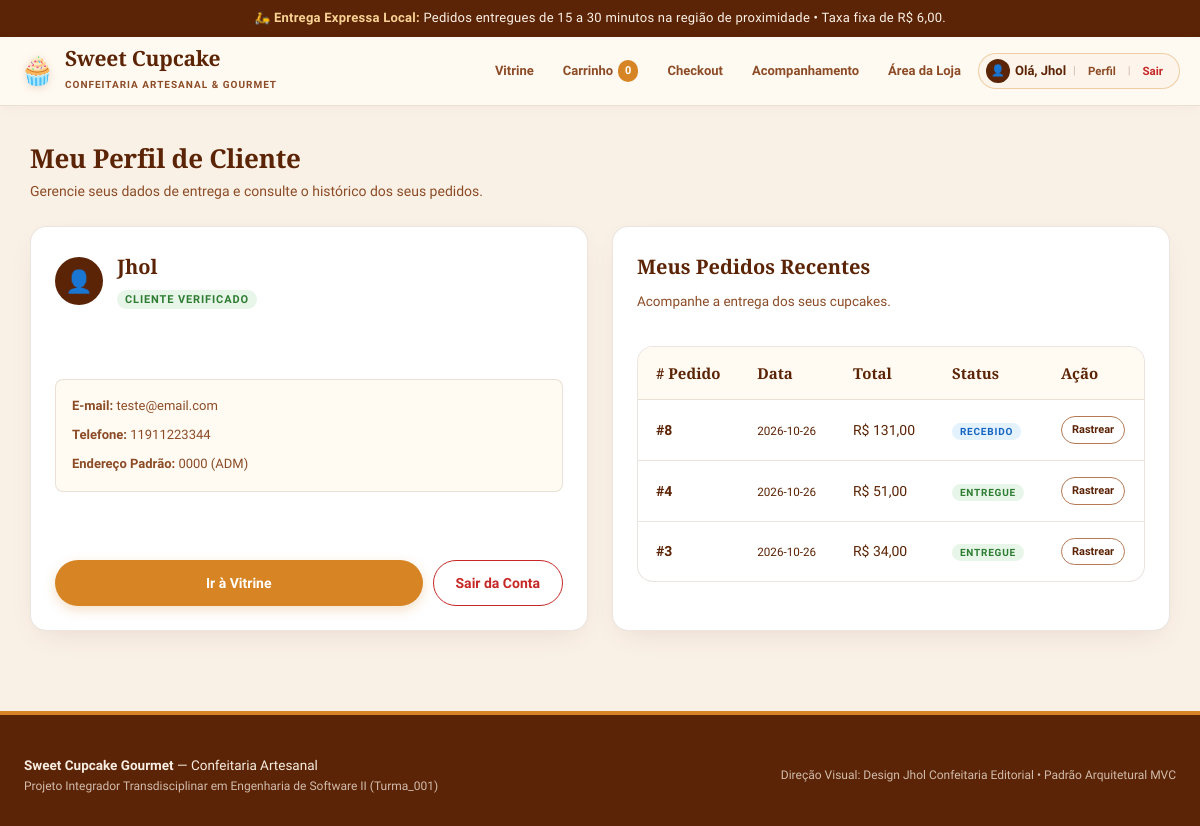
Page /conta (signed in) on the earlier database version.
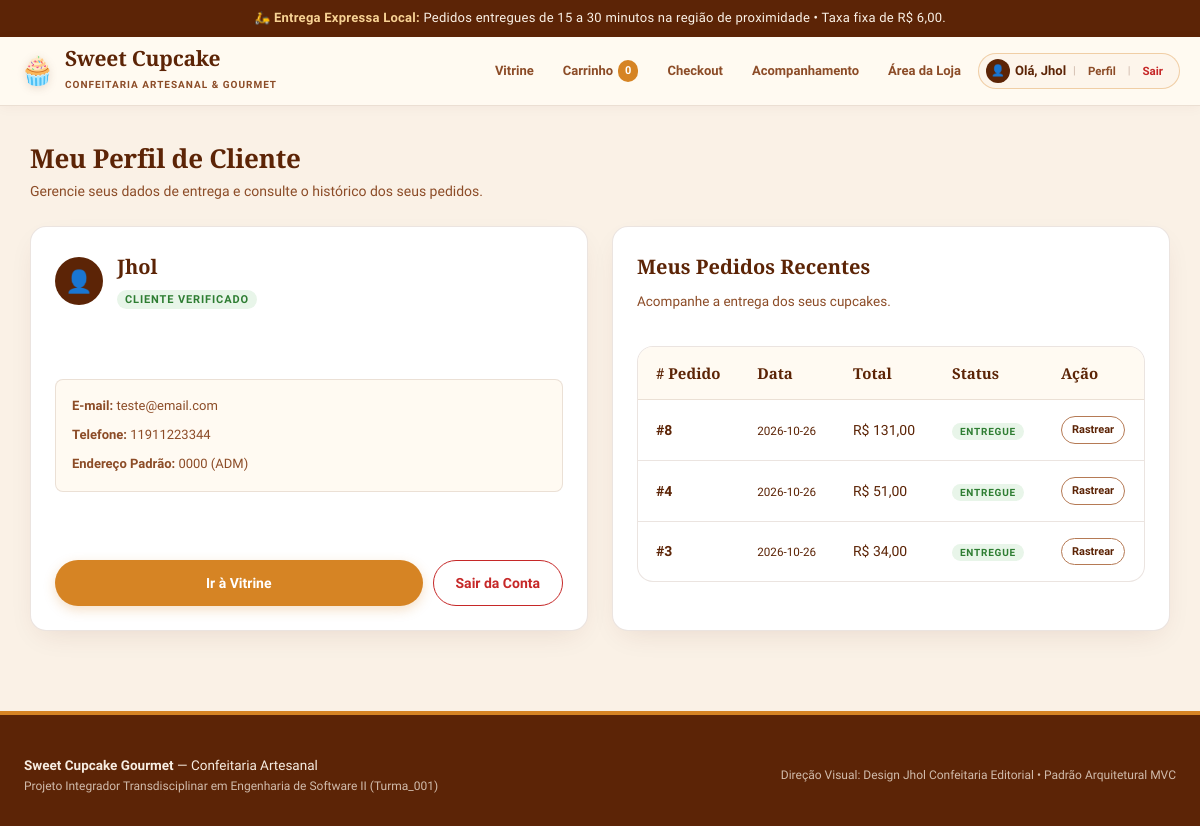
Same page on the later database version.
### tables this page shows
CREATE TABLE pedidos (
    id INTEGER PRIMARY KEY AUTOINCREMENT,
    cliente_id INTEGER NOT NULL,
    data_pedido DATETIME DEFAULT CURRENT_TIMESTAMP,
    valor_produtos DECIMAL(10, 2) NOT NULL CHECK (valor_produtos >= 0),
    taxa_entrega DECIMAL(10, 2) NOT NULL DEFAULT 6.00 CHECK (taxa_entrega >= 0),
    valor_total DECIMAL(10, 2) NOT NULL CHECK (valor_total > 0),
    forma_pagamento VARCHAR(20) NOT NULL CHECK (forma_pagamento IN ('PIX', 'CARTAO_CREDITO')),
    status_pagamento VARCHAR(20) NOT NULL DEFAULT 'PENDENTE' CHECK (status_pagamento IN ('PENDENTE', 'CONFIRMADO', 'RECUSADO')),
    status_entrega VARCHAR(20) NOT NULL DEFAULT 'RECEBIDO' CHECK (status_entrega IN ('RECEBIDO', 'PREPARANDO', 'EM_ROTA', 'ENTREGUE')),
    endereco_entrega VARCHAR(255) NOT NULL,
    prazo_estimado VARCHAR(30) DEFAULT '15 a 30 minutos',
    observacoes TEXT,
    FOREIGN KEY (cliente_id) REFERENCES clientes(id) ON DELETE RESTRICT
);

### controllers/routes.py (the view)
@routes_bp.route('/conta')
def conta():
    cliente_id = session.get('cliente_id')
    cliente = None
    pedidos = []
    if cliente_id:
        cliente = database.buscar_cliente_por_id(cliente_id)
        pedidos = database.listar_pedidos_cliente(cliente_id)
    return render_template('conta.html', cliente=cliente, pedidos=pedidos)

### models/database.py (called while the page is built)
def get_db_connection() -> sqlite3.Connection:
    conn = sqlite3.connect(DB_FILE)
    conn.execute("PRAGMA foreign_keys = ON;")
    conn.row_factory = sqlite3.Row
    return conn

def buscar_cliente_por_id(cliente_id: int) -> Optional[Dict[str, Any]]:
    conn = get_db_connection()
    cursor = conn.cursor()
    cursor.execute("SELECT id, nome, email, telefone, endereco_padrao FROM clientes WHERE id = ?;", (cliente_id,))
    row = cursor.fetchone()
    conn.close()
    return dict(row) if row else None

def listar_pedidos_cliente(cliente_id: int) -> List[Dict[str, Any]]:
    conn = get_db_connection()
    cursor = conn.cursor()
    cursor.execute(
        """
        SELECT * FROM pedidos
        WHERE cliente_id = ?
        ORDER BY id DESC;
        """,
        (cliente_id,)
    )
    rows = cursor.fetchall()
    conn.close()
    return [dict(r) for r in rows]

### templates/conta.html (shortened to what this page needs)
{% extends "base.html" %}
{% block content %}
{% if cliente %}
  <div class="section-title">
    <h2>Meu Perfil de Cliente</h2>
    <p>Gerencie seus dados de entrega e consulte o histórico dos seus pedidos.</p>
  </div>
  <div style="display: grid; grid-template-columns: repeat(auto-fit, minmax(320px, 1fr)); gap: 24px;">
    <div class="card-cupcake">
      <div style="display: flex; align-items: center; gap: 14px; margin-bottom: 20px;">
        <div class="user-avatar-circle" style="width: 48px; height: 48px; font-size: 22px;">👤</div>
        <div>
          <h3 style="margin-bottom: 2px;">{{ cliente.nome }}</h3>
          <span class="stock-tag" style="background:#e8f5e9; color:#2e7d32;">Cliente Verificado</span>
        </div>
      </div>
      <div style="background: var(--bg-surface); padding: 16px; border-radius: var(--radius-sm); border: 1px solid var(--borda); margin-bottom: 20px;">
        <p style="font-size: 13px; color: var(--marrom-medio); margin-bottom: 8px;">
          <strong>E-mail:</strong> {{ cliente.email }}
        </p>
        <p style="font-size: 13px; color: var(--marrom-medio); margin-bottom: 8px;">
          <strong>Telefone:</strong> {{ cliente.telefone or 'Não informado' }}
        </p>
        <p style="font-size: 13px; color: var(--marrom-medio);">
          <strong>Endereço Padrão:</strong> {{ cliente.endereco_padrao or 'Não informado' }}
        </p>
      </div>
      <div style="display: flex; gap: 10px;">
        <a href="{{ url_for('routes.index') }}" class="btn btn-mel" style="flex: 1;">Ir à Vitrine</a>
        <a href="{{ url_for('routes.logout') }}" class="btn btn-outline" style="color: var(--alerta-erro); border-color: var(--alerta-erro);">Sair da Conta</a>
      </div>
    </div>
    <div class="card-cupcake">
      <h3>Meus Pedidos Recentes</h3>
      <p class="card-desc">Acompanhe a entrega dos seus cupcakes.</p>
      {% if not pedidos %}
        <div class="alert-box alert-info" style="margin-top: 14px;">
          Você ainda não realizou nenhum pedido com esta conta.
        </div>
      {% else %}
        <div class="table-container" style="box-shadow: none; margin-top: 14px;">
          <table>
            <thead>
              <tr>
                <th># Pedido</th>
                <th>Data</th>
                <th>Total</th>
                <th>Status</th>
                <th>Ação</th>
              </tr>
            </thead>
            <tbody>
              {% for p in pedidos %}
              <tr>
                <td><strong>#{{ p.id }}</strong></td>
                <td><small>{{ p.data_pedido.split()[0] if p.data_pedido else 'Hoje' }}</small></td>
                <td>R$ {{ "%.2f"|format(p.valor_total)|replace('.', ',') }}</td>
                <td>
                  {% if p.status_entrega == 'RECEBIDO' %}
                    <span class="stock-tag" style="background:#e3f2fd; color:#1565c0; font-size:10px;">Recebido</span>
                  {% elif p.status_entrega == 'PREPARANDO' %}
                    <span class="stock-tag" style="background:#fff3e0; color:#e65100; font-size:10px;">Preparando</span>
                  {% elif p.status_entrega == 'EM_ROTA' %}
                    <span class="stock-tag" style="background:#f3e5f5; color:#7b1fa2; font-size:10px;">Em Rota</span>
                  {% else %}
                    <span class="stock-tag" style="background:#e8f5e9; color:#2e7d32; font-size:10px;">Entregue</span>
                  {% endif %}
                </td>
                <td>
                  <a href="{{ url_for('routes.rastreio', id=p.id) }}" class="btn btn-outline" style="padding: 4px 10px; font-size: 11px;">Rastrear</a>
                </td>
              </tr>
              {% endfor %}
            </tbody>
          </table>
        </div>
      {% endif %}
    </div>
  </div>
{% endif %}
{% endblock %}

Differences in the rows shown:
changed pedidos id 8: status_entrega "RECEBIDO" → "ENTREGUE"
